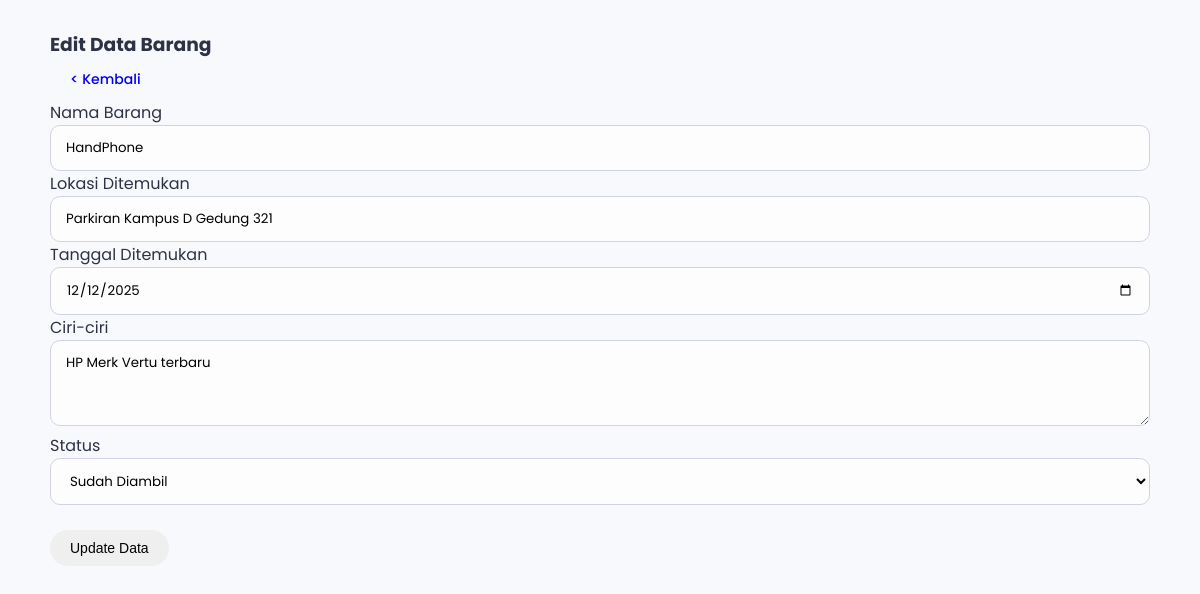
Screenshot of /edit.php?id=8 with the database file from the repository.
### tables this page shows
CREATE TABLE `barang_temuan` (
  `id` int(11) NOT NULL,
  `nama_barang` varchar(100) NOT NULL,
  `lokasi_ditemukan` varchar(100) NOT NULL,
  `tanggal_ditemukan` date NOT NULL,
  `ciri_ciri` text DEFAULT NULL,
  `status` varchar(50) NOT NULL
);

### edit.php (the view, shortened to what this page needs)
<?php
include 'koneksi.php';
$id = $_GET['id'];
$data_awal = mysqli_query($koneksi, "SELECT * FROM barang_temuan WHERE id='$id'");
$d = mysqli_fetch_array($data_awal);
?>
<!DOCTYPE html>
<html>
<head>
    <link href='https://unpkg.com/boxicons@2.1.4/css/boxicons.min.css' rel='stylesheet'>
    <link rel="stylesheet" href="css/style.css">
</head>
<body>
    <div class="container">
        <h3>Edit Data Barang</h3>
        <a href="index.php" class="btn btn-kembali">< Kembali</a>
        <form name="formBarang" action="" method="POST">
            <label>Nama Barang</label>
            <input type="text" name="nama_barang" value="<?php echo $d['nama_barang']; ?>">
            <label>Lokasi Ditemukan</label>
            <input type="text" name="lokasi_ditemukan" value="<?php echo $d['lokasi_ditemukan']; ?>">
            <label>Tanggal Ditemukan</label>
            <input type="date" name="tanggal_ditemukan" value="<?php echo $d['tanggal_ditemukan']; ?>">
            <label>Ciri-ciri</label>
            <textarea name="ciri_ciri" rows="3"><?php echo $d['ciri_ciri']; ?></textarea>
            <label>Status</label>
            <select name="status">
                <option value="Sudah Diambil" <?php if($d['status'] == 'Sudah Diambil') echo 'selected'; ?>>Sudah Diambil</option>
            </select>
            <br><br>
            <button type="submit" name="update" class="btn btn-simpan">Update Data</button>
        </form>
    </div>
</body>
</html>

### css/style.css (style rules this page uses)
:root { --primary-color: #4e73df; --secondary-color: #858796; --success-color: #1cc88a; --danger-color: #e74a3b; --warning-color: #f6c23e; --dark-color: #2e3245; --light-bg: #f8f9fc; --card-shadow: 0 0.15rem 1.75rem 0 rgba(58, 59, 69, 0.15); --border-radius: 10px; }
* { margin: 0; padding: 0; box-sizing: border-box; }
body { font-family: "Poppins", sans-serif; background-color: var(--light-bg); color: var(--dark-color); padding: 30px; }
.container { max-width: 1100px; margin: 0 auto; }
input[type="text"], input[type="date"], select, textarea { width: 100%; padding: 12px 15px; border: 1px solid #d1d3e2; border-radius: var(--border-radius); font-family: inherit; transition: all 0.3s ease; background-color: #fdfdfd; }
.btn { padding: 10px 20px; border-radius: 50px; cursor: pointer; border: none; font-size: 14px; font-weight: 500; display: inline-flex; align-items: center; gap: 8px; transition: transform 0.2s, box-shadow 0.2s; text-decoration: none; }

### rows the page displays
barang_temuan: nama_barang "HandPhone", lokasi_ditemukan "Parkiran Kampus D Gedung 321", tanggal_ditemukan "12/12/2025", ciri_ciri "HP Merk Vertu terbaru", status "Sudah Diambil"
